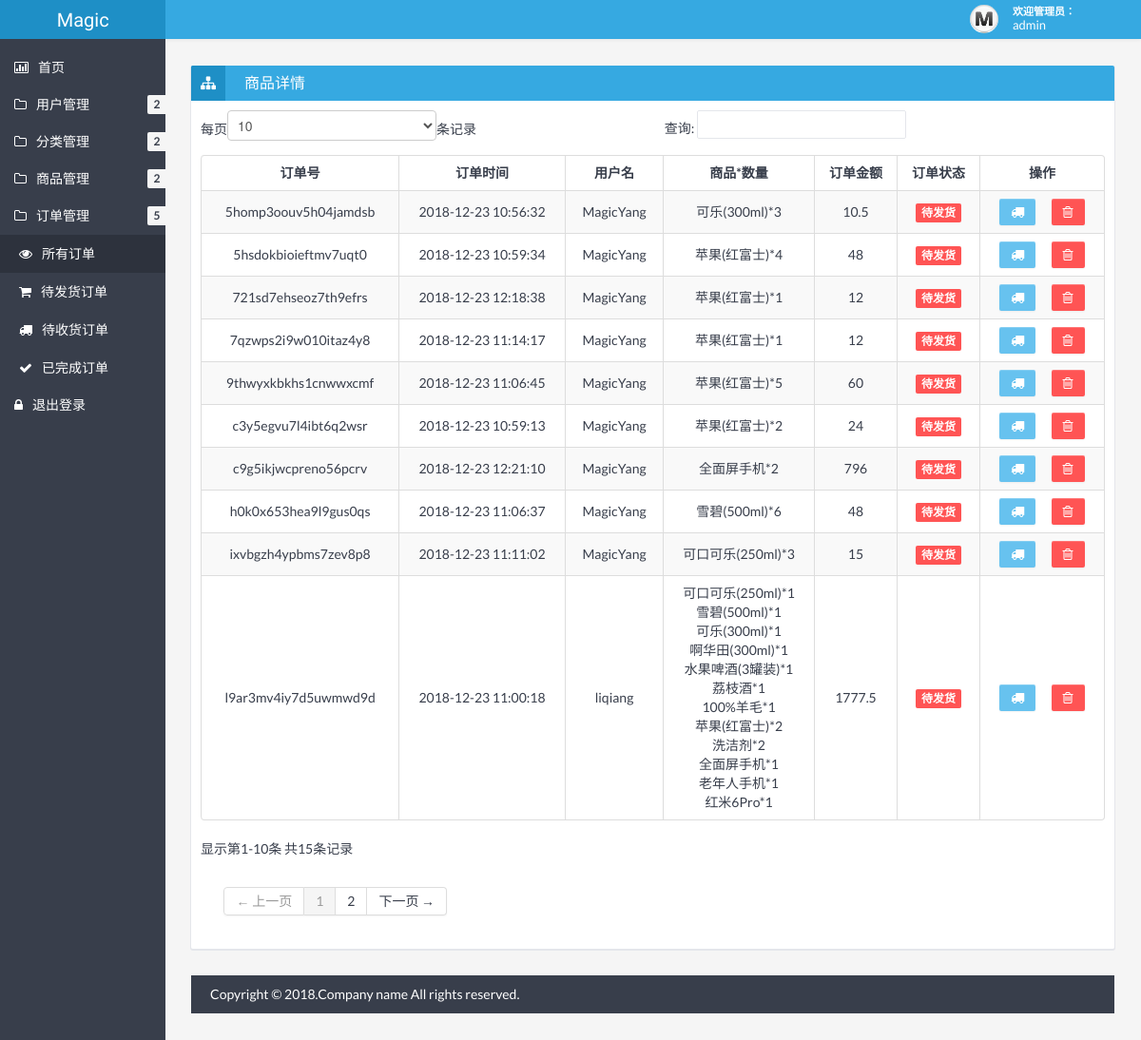
Page /admin/showOrder.php?method=check&state=3 (signed in) on the committed database.
### tables this page shows
CREATE TABLE `user` (
  `uid` int(11) NOT NULL AUTO_INCREMENT COMMENT '用户id',
  `uname` varchar(20) DEFAULT NULL COMMENT '用户名',
  `password` varchar(20) DEFAULT NULL COMMENT '密码',
  `phone` varchar(13) DEFAULT NULL COMMENT '手机号',
  `email` varchar(30) DEFAULT NULL COMMENT '邮箱',
  `state` tinyint(4) DEFAULT '1' COMMENT '状态',
  `level` tinyint(4) DEFAULT '0' COMMENT '权限',
  PRIMARY KEY (`uid`)
);

CREATE TABLE `orders` (
  `oid` varchar(20) NOT NULL COMMENT '订单号',
  `odate` datetime NOT NULL COMMENT '订单产生时间',
  `uid` int(11) NOT NULL COMMENT '用户id',
  `goodslist` mediumtext NOT NULL COMMENT '商品列表｛gid：商品id，gnum：购买商品数量｝',
  `state` tinyint(1) NOT NULL COMMENT '订单状态',
  `money` double NOT NULL COMMENT '订单总金额',
  PRIMARY KEY (`oid`)
);

CREATE TABLE `goods` (
  `gid` int(11) NOT NULL COMMENT '商品id',
  `gname` varchar(20) NOT NULL COMMENT '商品名称',
  `introduction` varchar(100) NOT NULL COMMENT '商品详情',
  `picture` varchar(100) NOT NULL DEFAULT '\\php\\admin\\img\\goods\\default.jpg' COMMENT '商品图片地址',
  `cid` int(11) NOT NULL COMMENT '商品类别',
  `price` double NOT NULL COMMENT '商品价格',
  `gcount` int(11) NOT NULL COMMENT '商品库存',
  `state` tinyint(1) NOT NULL COMMENT '商品状态',
  PRIMARY KEY (`gid`)
);

### admin/checkLogin.php (called while the page is built, shortened)
<?php
	if(!isset($_SESSION["uid"])){
		echo '<script language="javascript">location.href="login.php"</script>';
	}else{
		$uid = $_SESSION['uid'];
    	$sql = 'select * from user where uid='.$uid;
    	$res = mysql_query($sql);
    	$row = mysql_fetch_array($res);
    	$username = $row['uname'];
	}
?>

### admin/showOrder.php (the view, shortened to what this page needs)
<?php
	include "checkLogin.php";
    $con = mysql_connect("118.89.24.240","php","123456");
    if(isset($_GET['method'])){
    	if($_GET['method']=="check"){
    		if($_GET['state']==3){
    		  $sql = 'select * from orders';
    		  $res = mysql_query($sql,$con);
    		}else{
    		  $sql = 'select * from orders where state='.$_GET['state'];
    		  $res = mysql_query($sql,$con);
    		}
    	}
    }
 ?>
<!DOCTYPE html>
<html lang="en">
<head>
	<link href="css/bootstrap.min.css" rel="stylesheet" />
	<link href="css/bootstrap-responsive.min.css" rel="stylesheet" />
	<link href="css/style.min.css" rel="stylesheet" />
	<link href="css/style-responsive.min.css" rel="stylesheet" />
	<link href="css/retina.css" rel="stylesheet" />
<meta http-equiv="Content-Type" content="text/html; charset=utf-8" /></head>
<body>
		<?php include "header.php" ?>
		<div class="container-fluid-full">
		<div class="row-fluid">
			<?php include "banner.php" ?>
			<div id="content" class="span10">
			<div class="row-fluid">
				<div class="box span12">
					<div class="box-header" data-original-title="">
						<h2><i class="icon-sitemap"></i><span class="break"></span>商品详情</h2>
					</div>
					<div class="box-content">
						<table class="table table-striped table-bordered bootstrap-datatable datatable">
						  <thead>
							  <tr>
							  	  <th style="text-align:center;">订单号</th>
							 	  <th style="text-align:center;">订单时间</th>
							  	  <th style="text-align:center;">用户名</th>
							  	  <th style="text-align:center;">商品*数量</th>
								  <th style="text-align:center;">订单金额</th>
								  <th style="text-align:center;">订单状态</th>
								  <th style="text-align:center;">操作</th>
							  </tr>
						  </thead>
						  <tbody>
						  <?php
						  while ($row = mysql_fetch_assoc($res)){
						  	if($row['state']==0){
						  		$tip="label-important";
						  		$state="待发货";
						  	}else if($row['state']==1){
						  		$tip="label-warning";
						  		$state="待收货";
						  	}else{
						  		$tip="label-success";
						  		$state="已完成";
						  	}
							$json_url = $row['goodslist'];
							$goodslist = URLdecode($json_url);
						    $json_data = json_decode($goodslist);
						    $order = array();
						    foreach((array)$json_data as $item){
						    	$sqls = 'select * from goods where gid = '.$item->gid;
						    	$ress = mysql_query($sqls);
						    	$rows = mysql_fetch_assoc($ress);
							    $goods = array(
							        'gname' => $rows['gname'],
							        'gnum' => $item->gnum
						    	);
							    array_push($order,$goods);
							}
						  		$uid = $row['uid'];
								$sqls = 'select * from user where uid = '.$uid;
							    		$ress = mysql_query($sqls);
							    		$rows = mysql_fetch_assoc($ress);
							    $uname = $rows['uname'];
							    $oid = $row['oid'];
								$odate = $row['odate'];
								$money = $row['money'];
						  	echo '
							<tr>
								<td style="text-align:center;vertical-align:middle;" class="center">'.$oid.'</td>
								<td style="text-align:center;vertical-align:middle;" class="center">'.$odate.'</td>
								<td style="text-align:center;vertical-align:middle;" class="center">'.$uname.'</td>
								<td style="text-align:center;vertical-align:middle;" class="center">';
   							foreach($order as $k=>$goods){
   								if($goods["gname"])
						       		echo $goods["gname"]."*".$goods['gnum']."<br>";
						    }
							echo '
								</td>
								<td style="text-align:center;vertical-align:middle;" class="center">'.$money.'</td>
								<td style="text-align:center;vertical-align:middle;" class="center">
									<span class="label '.$tip.'">'.$state.'</span>
								</td>
								<td style="text-align:center;vertical-align:middle;" class="center">
							';
									if($row['state']==0)
										echo '
									<a class="btn btn-info" href="showOrder.php?oid='.$row['oid'].'&method=changeState">
										<i class="icon-truck "></i>
										';
							echo '
									</a>&nbsp;&nbsp;&nbsp;&nbsp;&nbsp;
									<a class="btn btn-danger" href="showOrder.php?method=del&oid='.$row['oid'].'&state='.$row['state'].'">
										<i class="icon-trash "></i>
									</a>
								</td>
							</tr>
							';
						}?>
						  </tbody>
					  </table>
					</div>
				</div>
			</div>
		<?php include "footer.php" ?>
	</div>
</body>
</html>

### admin/header.php
<?php
	echo '
	<div class="navbar">
		<div class="navbar-inner">
			<div class="container-fluid">
				<a class="btn btn-navbar" data-toggle="collapse" data-target=".top-nav.nav-collapse,.sidebar-nav.nav-collapse">
					<span class="icon-bar"></span>
					<span class="icon-bar"></span>
					<span class="icon-bar"></span>
				</a>
				<div class="row-fluid">
				<a class="brand span2" href="index.php"><span>Magic</span></a>
				</div>
				<div class="nav-no-collapse header-nav">
					<ul class="nav pull-right">
						<li class="dropdown">
							<a class="btn account dropdown-toggle" data-toggle="dropdown" href="#">
								<div class="avatar"><img src="/php/admin/img/avatar.jpg" alt="Avatar" /></div>
								<div class="user">
									<span class="hello">欢迎管理员：&nbsp;&nbsp;&nbsp;&nbsp;&nbsp;&nbsp;&nbsp;&nbsp;&nbsp;</span>
									<span class="name">'.$username.'</span>
								</div>
							</a>
							<ul class="dropdown-menu">
								<li class="dropdown-menu-title">
								</li>
								<li><a href="login.php?method=del"><i class="icon-off"></i> 退出登录</a></li>
							</ul>
						</li>
					</ul>
				</div>
			</div>
		</div>
	</div>
	';
 ?>

### admin/css/halflings.css (style rules this page uses)
html, html .halflings { -webkit-font-smoothing: antialiased !important; }

### rows in the picture
user: uname "admin"
orders: oid "h0k0x653hea9l9gus0qs", odate "2018-12-23 11:06:37", uid.uname "MagicYang", gname "雪碧(500ml)", gnum "6", money "48", state "待发货"
orders: oid "9thwyxkbkhs1cnwwxcmf", odate "2018-12-23 11:06:45", uid.uname "MagicYang", gname "苹果(红富士)", gnum "5", money "60", state "待发货"
orders: oid "ixvbgzh4ypbms7zev8p8", odate "2018-12-23 11:11:02", uid.uname "MagicYang", gname "可口可乐(250ml)", gnum "3", money "15", state "待发货"
orders: oid "l9ar3mv4iy7d5uwmwd9d", odate "2018-12-23 11:00:18", uid.uname "liqiang", gname "苹果(红富士)", gnum "2", gname "洗洁剂", money "1777.5", state "待发货"
goods: gname "可口可乐(250ml)", state "1"
goods: gname "雪碧(500ml)", state "1"
goods: gname "可乐(300ml)", state "1"
goods: gname "啊华田(300ml)", state "1"
goods: gname "水果啤酒(3罐装)", state "1"
goods: gname "荔枝酒", state "1"
goods: gname "100%羊毛", state "1"
goods: gname "全面屏手机", state "1"
goods: gname "老年人手机", state "1"
goods: gname "红米6Pro", state "1"
orders: oid "5hsdokbioieftmv7uqt0", odate "2018-12-23 10:59:34", uid.uname "MagicYang", gname "苹果(红富士)", gnum "4", money "48", state "待发货"
orders: oid "c3y5egvu7l4ibt6q2wsr", odate "2018-12-23 10:59:13", uid.uname "MagicYang", gname "苹果(红富士)", gnum "2", money "24", state "待发货"
orders: oid "5homp3oouv5h04jamdsb", odate "2018-12-23 10:56:32", uid.uname "MagicYang", gname "可乐(300ml)", gnum "3", money "10.5", state "待发货"
orders: oid "7qzwps2i9w010itaz4y8", odate "2018-12-23 11:14:17", uid.uname "MagicYang", money "12", state "待发货"
goods: gname "苹果(红富士)", gnum "1"
orders: oid "721sd7ehseoz7th9efrs", odate "2018-12-23 12:18:38", uid.uname "MagicYang", money "12", state "待发货"
orders: oid "c9g5ikjwcpreno56pcrv", odate "2018-12-23 12:21:10", uid.uname "MagicYang", gname "全面屏手机", gnum "2", money "796", state "待发货"
